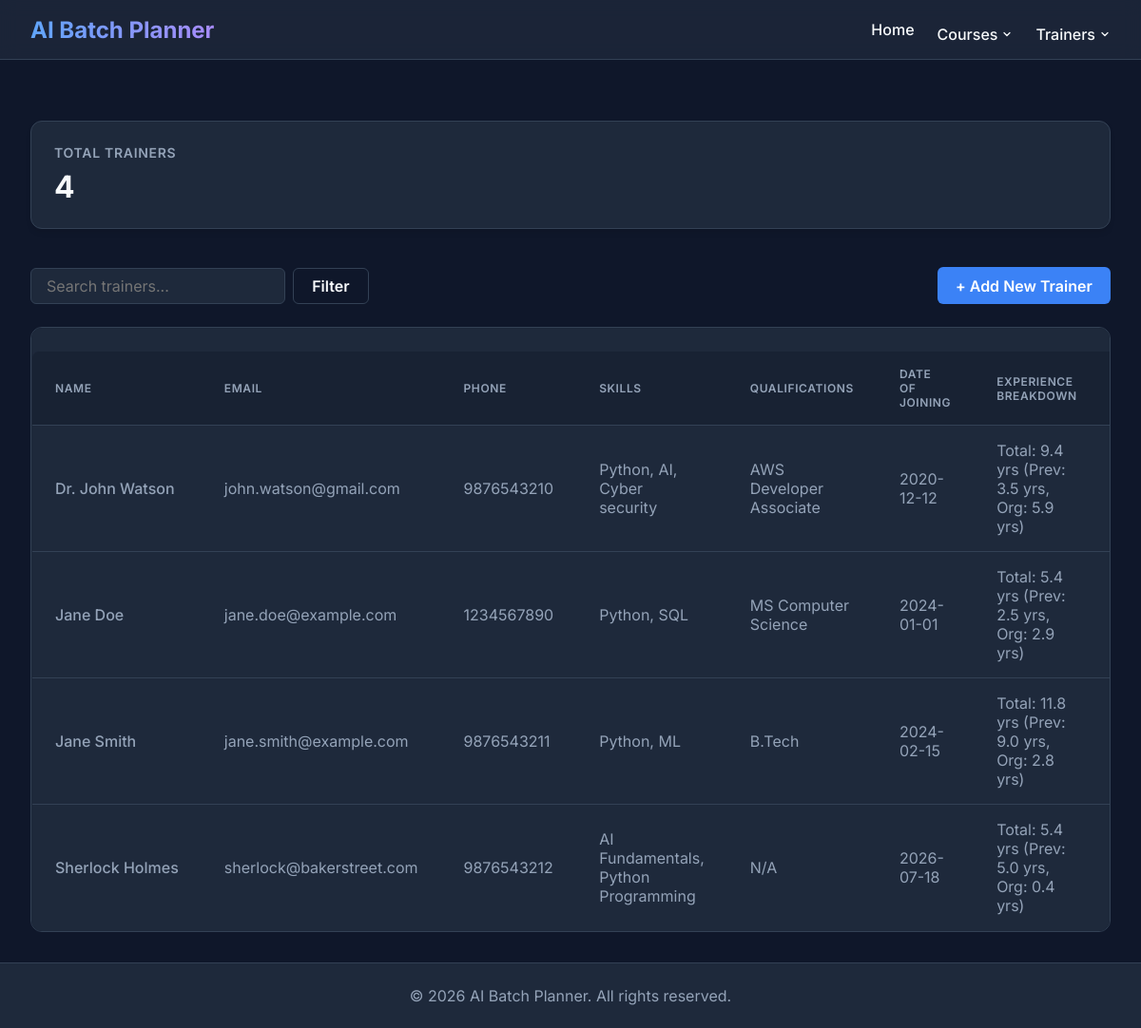
The page /trainers on the database its author committed.
### tables this page shows
CREATE TABLE trainer (
    trainer_id INTEGER PRIMARY KEY AUTOINCREMENT,

    full_name TEXT NOT NULL,

    email TEXT NOT NULL UNIQUE,

    phone TEXT NOT NULL UNIQUE,

    skills TEXT NOT NULL,

    qualifications TEXT,

    experience INTEGER NOT NULL CHECK (experience >= 0),

    status TEXT NOT NULL CHECK(status IN ('Active','Inactive')),

    created_at TIMESTAMP DEFAULT CURRENT_TIMESTAMP,

    updated_at TIMESTAMP DEFAULT CURRENT_TIMESTAMP,

    created_by TEXT,

    updated_by TEXT
, date_of_joining TEXT, previous_experience REAL DEFAULT 0.0);

### routes/trainer_routes.py (the view)
@trainer_bp.route("/trainers", methods=["GET"])
def view_trainers():
    keyword = request.args.get("keyword", "").strip()
    status = request.args.get("status", "").strip()
    if keyword or status:
        trainers = filter_trainers(status=status, keyword=keyword)
    else:
        trainers = get_all_trainers()
    stats = get_trainer_statistics()
    return render_template(
        "trainers.html",
        trainers=trainers,
        stats=stats
    )

### database/db.py (called while the page is built)
def get_connection():
    connection = sqlite3.connect(DATABASE_NAME)
    connection.row_factory = sqlite3.Row
    connection.execute("PRAGMA foreign_keys = ON")
    return connection

### models/trainer.py (called while the page is built)
def get_all_trainers():
    connection = get_connection()
    try:
        cursor = connection.cursor()
        query = """
            SELECT
                trainer_id,
                full_name,
                email,
                phone,
                skills,
                qualifications,
                experience,
                date_of_joining,
                previous_experience,
                status,
                created_at,
                updated_at,
                created_by,
                updated_by
            FROM trainer
            ORDER BY full_name ASC
        """
        cursor.execute(query)
        return cursor.fetchall()
    finally:
        connection.close()

### services/trainer_service.py (called while the page is built)
def get_all_trainers():
    trainers = fetch_trainers()
    today = datetime.date.today()
    trainer_list = []
    for t in trainers:
        t_dict = dict(t)
        doj_str = t_dict.get('date_of_joining')
        prev_exp = t_dict.get('previous_experience') or 0.0
        this_org_exp = 0.0
        if doj_str:
            try:
                doj = datetime.date.fromisoformat(doj_str)
                this_org_exp = max(0.0, (today - doj).days / 365.25)
            except Exception:
                pass
        t_dict['this_org_experience'] = round(this_org_exp, 1)
        t_dict['total_experience'] = round(prev_exp + this_org_exp, 1)
        trainer_list.append(t_dict)
    return trainer_list

def get_trainer_statistics():
    return fetch_trainer_stats()

### templates/trainers.html (shortened to what this page needs)
{% extends 'base.html' %}
{% block content %}
<div class="stats-grid">
    <div class="stat-card">
        <div class="stat-title">Total Trainers</div>
        <div class="stat-value">{{ stats.total_trainers }}</div>
    </div>
</div>
<div class="toolbar">
    <form class="search-form" action="{{ url_for('trainer.view_trainers') }}" method="GET">
        <input type="text" name="keyword" class="input-control" placeholder="Search trainers..." value="{{ request.args.get('keyword', '') }}">
        <button type="submit" class="btn btn-outline">Filter</button>
    </form>
    <a href="{{ url_for('trainer.add_trainer') }}" class="btn btn-primary">+ Add New Trainer</a>
</div>
<div class="table-container">
    <table class="data-table" id="trainersTable">
        <thead>
            <tr>
                <th>Name</th>
                <th>Email</th>
                <th>Phone</th>
                <th>Skills</th>
                <th>Qualifications</th>
                <th>Date of Joining</th>
                <th>Experience Breakdown</th>
                <th>Actions</th>
            </tr>
        </thead>
        <tbody>
            {% for trainer in trainers %}
            <tr class="trainer-row">
                <td style="font-weight: 500; white-space: nowrap;">{{ trainer['full_name'] }}</td>
                <td>{{ trainer['email'] }}</td>
                <td>{{ trainer['phone'] }}</td>
                <td>{{ trainer['skills'] }}</td>
                <td>{{ trainer['qualifications'] or 'N/A' }}</td>
                <td>{{ trainer['date_of_joining'] or 'N/A' }}</td>
                <td>Total: {{ trainer['total_experience'] }} yrs (Prev: {{ trainer['previous_experience'] }} yrs, Org: {{ trainer['this_org_experience'] }} yrs)</td>
                <td>
                </td>
            </tr>
            {% else %}
            <tr>
                <td colspan="8" style="text-align: center; color: var(--text-muted); padding: 3rem;">
                    No trainers found. Try adjusting your search filters.
                </td>
            </tr>
            {% endfor %}
        </tbody>
    </table>
</div>
{% endblock %}

### templates/base.html (shortened to what this page needs)
<!DOCTYPE html>
<html lang="en">
<head>
</head>
<body>
    <nav class="navbar">
        <a href="/" class="navbar-brand">AI Batch Planner</a>
        <div class="navbar-nav">
            <a href="/">Home</a>
            <div class="dropdown">
                <button class="dropdown-btn">
                    Courses
                    <svg width="12" height="12" viewBox="0 0 24 24" fill="none" stroke="currentColor" stroke-width="2.5" stroke-linecap="round" stroke-linejoin="round"><path d="m6 9 6 6 6-6"/></svg>
                </button>
            </div>
            <div class="dropdown">
                <button class="dropdown-btn">
                    Trainers
                    <svg width="12" height="12" viewBox="0 0 24 24" fill="none" stroke="currentColor" stroke-width="2.5" stroke-linecap="round" stroke-linejoin="round"><path d="m6 9 6 6 6-6"/></svg>
                </button>
            </div>
        </div>
    </nav>
    <main class="container">
        {% block content %}{% endblock %}
    </main>
    <footer class="footer">
        &copy; 2026 AI Batch Planner. All rights reserved.
    </footer>
</body>
</html>

### templates/base.html (style rules this page uses)
:root { --bg-color: #0f172a; --surface-color: #1e293b; --surface-hover: #334155; --primary: #3b82f6; --primary-hover: #2563eb; --text-main: #f8fafc; --text-muted: #94a3b8; --danger: #ef4444; --success: #10b981; --border: #334155; }
body { margin: 0; font-family: 'Inter', sans-serif; background-color: var(--bg-color); color: var(--text-main); display: flex; flex-direction: column; min-height: 100vh; }
.navbar { background: rgba(30, 41, 59, 0.8); backdrop-filter: blur(10px); padding: 1rem 2rem; border-bottom: 1px solid var(--border); display: flex; justify-content: space-between; align-items: center; }
.navbar-brand { font-size: 1.5rem; font-weight: 700; color: #fff; text-decoration: none; background: linear-gradient(90deg, #60a5fa, #a78bfa); -webkit-background-clip: text; -webkit-text-fill-color: transparent; }
.navbar-nav { display: flex; align-items: center; }
.navbar-nav a, .navbar-nav .dropdown { margin-left: 1.5rem; }
.navbar-nav a { color: var(--text-main); text-decoration: none; font-weight: 500; transition: color 0.2s; }
.dropdown { position: relative; display: flex; align-items: center; }
.dropdown-btn { color: var(--text-main); text-decoration: none; font-weight: 500; transition: color 0.2s; cursor: pointer; background: none; border: none; padding: 0; font-family: inherit; font-size: inherit; display: inline-flex; align-items: center; gap: 4px; margin-left: 0; }
.container { flex: 1; padding: 2rem; max-width: 1200px; margin: 0 auto; width: 100%; box-sizing: border-box; }
form { display: flex; flex-direction: column; gap: 12px; max-width: 500px; }
input, select, textarea { padding: 10px 14px; background-color: var(--surface-color); border: 1px solid var(--border); border-radius: 8px; color: var(--text-main); font-size: 1rem; transition: border-color 0.2s; }
button { padding: 10px 15px; background-color: var(--primary); color: white; border: none; border-radius: 8px; cursor: pointer; font-size: 1rem; font-weight: 600; transition: background-color 0.2s; margin-top: 10px; }
.btn { display: inline-flex !important; align-items: center !important; justify-content: center !important; box-sizing: border-box !important; vertical-align: middle !important; }
.search-form { display: flex !important; align-items: center !important; gap: 0.5rem !important; }
.search-form .input-control, .search-form select, .search-form input, .search-form button, .search-form .btn { margin: 0 !important; box-sizing: border-box !important; vertical-align: middle !important; }
table { width: 100%; border-collapse: collapse; margin-top: 1.5rem; background-color: var(--surface-color); border-radius: 8px; overflow: hidden; border: 1px solid var(--border); }
th, td { text-align: left; padding: 14px; border-bottom: 1px solid var(--border); }
th { background-color: rgba(30, 41, 59, 0.5); color: var(--text-main); font-weight: 600; }
td { color: var(--text-muted); }
tr:last-child td { border-bottom: none; }
a { color: var(--primary); text-decoration: none; font-weight: 500; transition: color 0.2s; }
.footer { text-align: center; padding: 1.5rem; color: var(--text-muted); border-top: 1px solid var(--border); background: var(--surface-color); margin-top: auto; }

### rows shown on the page
trainer: full_name "Dr. John Watson", email "john.watson@gmail.com", phone "9876543210", skills "Python, AI, Cyber security", qualifications "AWS Developer Associate", date_of_joining "2020-12-12", total_experience "9.4", previous_experience "3.5", this_org_experience "5.9"
trainer: full_name "Jane Doe", email "jane.doe@example.com", phone "1234567890", skills "Python, SQL", qualifications "MS Computer Science", date_of_joining "2024-01-01", total_experience "5.4", previous_experience "2.5", this_org_experience "2.9"
trainer: full_name "Jane Smith", email "jane.smith@example.com", phone "9876543211", skills "Python, ML", qualifications "B.Tech", date_of_joining "2024-02-15", total_experience "11.8", previous_experience "9.0", this_org_experience "2.8"
trainer: full_name "Sherlock Holmes", email "sherlock@bakerstreet.com", phone "9876543212", skills "AI Fundamentals, Python Programming", qualifications "N/A", date_of_joining "2026-07-18", total_experience "5.4", previous_experience "5.0", this_org_experience "0.4"

### other values the page prints
{{ stats.total_trainers }} "4"
